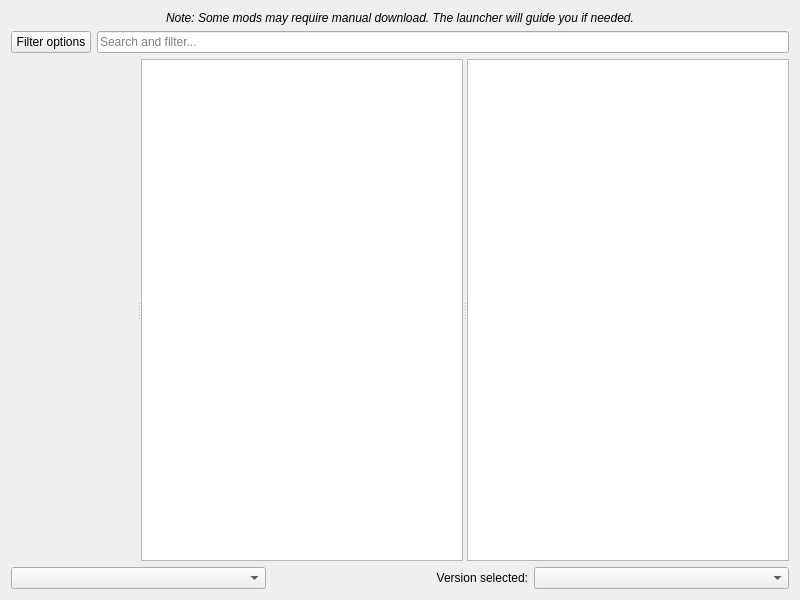
<?xml version="1.0" encoding="UTF-8"?>
<ui version="4.0">
 <class>FlamePage</class>
 <widget class="QWidget" name="FlamePage">
  <property name="geometry">
   <rect>
    <x>0</x>
    <y>0</y>
    <width>800</width>
    <height>600</height>
   </rect>
  </property>
  <layout class="QVBoxLayout" name="verticalLayout">
   <item>
    <widget class="QLabel" name="label_2">
     <property name="font">
      <font>
       <italic>true</italic>
      </font>
     </property>
     <property name="text">
      <string>Note: Some mods may require manual download. The launcher will guide you if needed.</string>
     </property>
     <property name="alignment">
      <set>Qt::AlignCenter</set>
     </property>
     <property name="wordWrap">
      <bool>true</bool>
     </property>
    </widget>
   </item>
   <item>
    <layout class="QHBoxLayout" name="horizontalLayout">
     <item>
      <widget class="QPushButton" name="filterButton">
       <property name="text">
        <string>Filter options</string>
       </property>
      </widget>
     </item>
     <item>
      <widget class="QLineEdit" name="searchEdit">
       <property name="placeholderText">
        <string>Search and filter...</string>
       </property>
      </widget>
     </item>
    </layout>
   </item>
   <item>
    <widget class="QSplitter" name="splitter">
     <property name="sizePolicy">
      <sizepolicy hsizetype="Expanding" vsizetype="Expanding">
       <horstretch>0</horstretch>
       <verstretch>0</verstretch>
      </sizepolicy>
     </property>
     <property name="orientation">
      <enum>Qt::Horizontal</enum>
     </property>
     <widget class="QWidget" name="widget" native="true"/>
     <widget class="QListView" name="packView">
      <property name="horizontalScrollBarPolicy">
       <enum>Qt::ScrollBarAlwaysOff</enum>
      </property>
      <property name="alternatingRowColors">
       <bool>true</bool>
      </property>
      <property name="iconSize">
       <size>
        <width>48</width>
        <height>48</height>
       </size>
      </property>
      <property name="verticalScrollMode">
       <enum>QAbstractItemView::ScrollPerPixel</enum>
      </property>
     </widget>
     <widget class="ProjectDescriptionPage" name="packDescription">
      <property name="openExternalLinks">
       <bool>true</bool>
      </property>
      <property name="openLinks">
       <bool>true</bool>
      </property>
     </widget>
    </widget>
   </item>
   <item>
    <layout class="QHBoxLayout">
     <item>
      <widget class="QComboBox" name="sortByBox"/>
     </item>
     <item>
      <widget class="QLabel" name="label">
       <property name="text">
        <string>Version selected:</string>
       </property>
       <property name="alignment">
        <set>Qt::AlignRight|Qt::AlignTrailing|Qt::AlignVCenter</set>
       </property>
      </widget>
     </item>
     <item>
      <widget class="QComboBox" name="versionSelectionBox"/>
     </item>
    </layout>
   </item>
  </layout>
 </widget>
 <customwidgets>
  <customwidget>
   <class>ProjectDescriptionPage</class>
   <extends>QTextBrowser</extends>
   <header>ui/widgets/ProjectDescriptionPage.h</header>
  </customwidget>
 </customwidgets>
 <tabstops>
  <tabstop>packView</tabstop>
  <tabstop>packDescription</tabstop>
  <tabstop>sortByBox</tabstop>
  <tabstop>versionSelectionBox</tabstop>
 </tabstops>
 <resources/>
 <connections/>
</ui>
